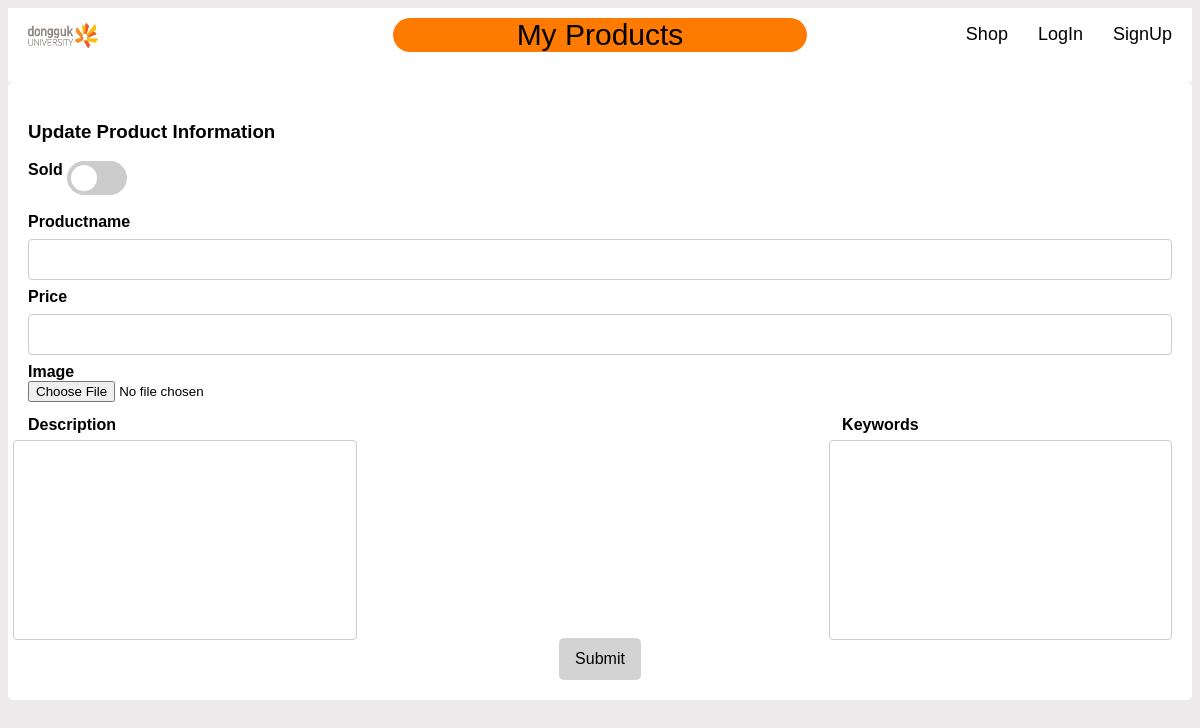
Before: /edit-product/1 with the older database file.
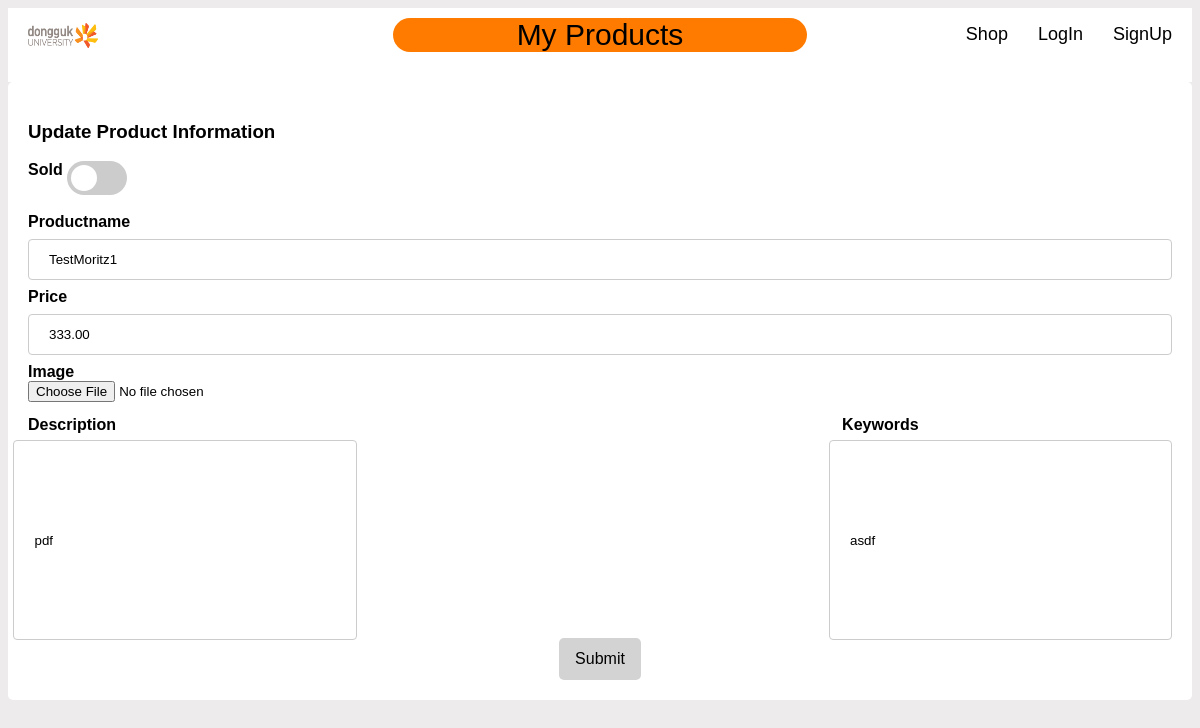
After: the same page with the newer database file.
### website/models.py (models this page shows, shortened)
class products(db.Model):
    id = db.Column(db.Integer, primary_key=True)
    name = db.Column(db.String(80), nullable=False)
    price = db.Column(db.Numeric(10,2), nullable=False)
    keywords = db.Column(db.String(200), nullable=False)
    description = db.Column(db.Text, nullable=False)
    sold = db.Column(db.String(80), nullable=True)
    user_id = db.Column(db.Integer, db.ForeignKey('user.id'))

### website/views.py (the view, shortened to what this page needs)
@views.route('/edit-product/<id>', methods = ['GET', 'POST'])
def edit_product(id):
    update_product = products.query.filter_by(id = id).first()
    return render_template('edit-product.html', user=current_user, product = update_product)

### website/templates/edit-product.html (shortened to what this page needs)
{% extends 'base.html' %}
{% block pageTitle %}
<p>My Products</p>
{% endblock %}
{% block content %}
<form action = "{{ url_for('views.edit_product', id = product.id) }}" method="POST">
    <h3>Update Product Information</h3>
    <label for="sold">Sold</label>
    <label class="switch">
        <span class="slider round"></span>
    </label>
    <br>
    <br>
    <label for="name">Productname</label>
    <input type = "name" name = "name" class="input" value={{ product.name }}></br>
    <label for="prics">Price</label>
    <input type = "price" name = "price" class="input" value={{ product.price }}></br>
    <label for="image_1">Image</label>
    <br>
    <input type="file" name = "image_1" class="image_1">
    <br>
    <label for="description" class="label_description">Description</label>
    <input type = "description" name = "description" class="description" value={{ product.description }}>
    <label for="keywords" class="label_keywords">Keywords</label>
    <input type = "keywords" name = "keywords" class="keywords" value={{ product.keywords }}>
    <div class="Sbutton">
        <input type = "submit" vlaue = "submit" class="btn"></br>
    </div>
</form>
{% endblock %}

Changed rows visible on the page:
added products: name "TestMoritz1", price "333.00", description "pdf", keywords "asdf"
